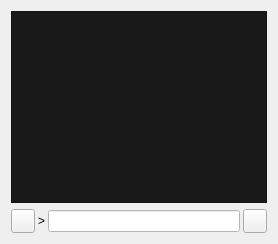
     <widget class="QWidget" name="tab_console">
      <attribute name="title">
       <string>&amp;Console</string>
      </attribute>
      <layout class="QGridLayout" name="gridLayout">
       <item row="0" column="0">
        <widget class="QTextEdit" name="messagesWidget">
         <property name="minimumSize">
          <size>
           <width>0</width>
           <height>100</height>
          </size>
         </property>
         <property name="styleSheet">
          <string notr="true">background-color: rgb(25, 25, 25);</string>
         </property>
         <property name="readOnly">
          <bool>true</bool>
         </property>
         <property name="tabKeyNavigation" stdset="0">
          <bool>false</bool>
         </property>
         <property name="columnCount" stdset="0">
          <number>2</number>
         </property>
        </widget>
       </item>
       <item row="1" column="0">
        <layout class="QHBoxLayout" name="horizontalLayout">
         <property name="spacing">
          <number>3</number>
         </property>
         <item>
          <widget class="QPushButton" name="copyButton">
           <property name="maximumSize">
            <size>
             <width>24</width>
             <height>24</height>
            </size>
           </property>
           <property name="toolTip">
            <string>Copy to clipboard</string>
           </property>
           <property name="text">
            <string/>
           </property>
           <property name="icon">
            <iconset resource="../bitcoin.qrc">
             <normaloff>:/icons/editcopy</normaloff>:/icons/editcopy</iconset>
           </property>
           <property name="shortcut">
            <string notr="true">Ctrl+L</string>
           </property>
           <property name="autoDefault">
            <bool>false</bool>
           </property>
          </widget>
         </item>
         <item>
          <widget class="QLabel" name="label">
           <property name="text">
            <string notr="true">&gt;</string>
           </property>
          </widget>
         </item>
         <item>
          <widget class="QLineEdit" name="lineEdit">
           <property name="styleSheet">
            <string notr="true">background-color: rgb(255, 255, 255);
color: rgb(0, 0, 0);</string>
           </property>
          </widget>
         </item>
         <item>
          <widget class="QToolButton" name="pasteButton">
           <property name="sizePolicy">
            <sizepolicy hsizetype="Minimum" vsizetype="Fixed">
             <horstretch>0</horstretch>
             <verstretch>0</verstretch>
            </sizepolicy>
           </property>
           <property name="minimumSize">
            <size>
             <width>24</width>
             <height>24</height>
            </size>
           </property>
           <property name="maximumSize">
            <size>
             <width>24</width>
             <height>24</height>
            </size>
           </property>
           <property name="toolTip">
            <string>Paste from clipboard</string>
           </property>
           <property name="text">
            <string/>
           </property>
           <property name="icon">
            <iconset resource="../bitcoin.qrc">
             <normaloff>:/icons/editpaste</normaloff>:/icons/editpaste</iconset>
           </property>
           <property name="shortcut">
            <string>Alt+P</string>
           </property>
          </widget>
         </item>
        </layout>
       </item>
      </layout>
     </widget>
